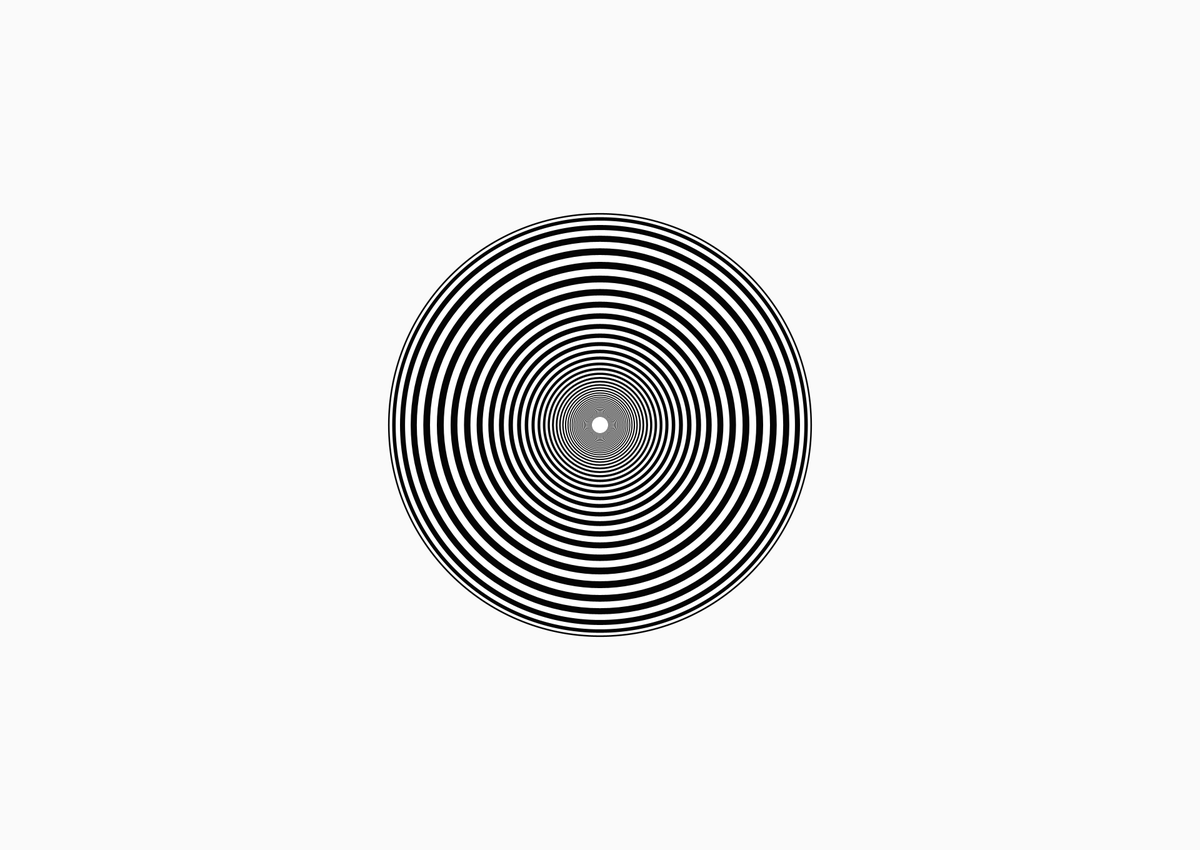
Frame 1 (no input)
Frame 60 (the mouse pressed at the canvas centre just before this capture): identical to frame 1, image omitted
Frame 120 (the mouse held since frame 60 and released just before this capture): identical to frame 1, image omitted

The Processing sketch that drew this single still picture (run headless with seeded random() and noise(); from frame 60 on, the mouse is pressed at the canvas centre):

// Processing sketch: academicFormat
// ── academicFormat.pde
// kof26

void setup(){
	size(1920,1360);
}

void draw(){
	background(250);
	noStroke();
	for(int i = 0 ; i < 100; ++i){
		float hr = pow(i+1,2)/100.0+1;
		fill(i%2==0?5:255);

		ellipse(width/2,height/2,height/(3+hr)*2.0,height/(3+hr)*2.0);
	}

	if(frameCount==1)
	save("format.png");	
}
